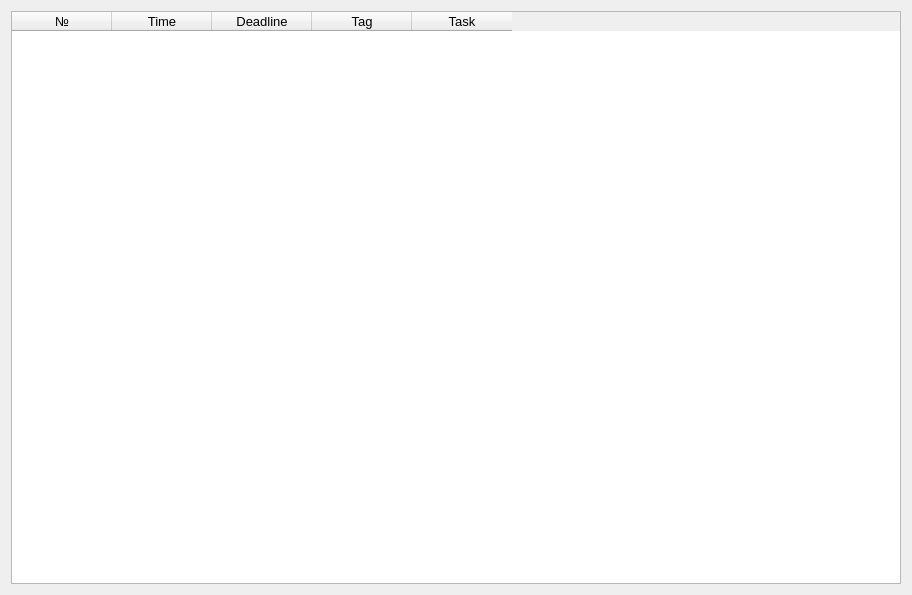
<?xml version="1.0" encoding="UTF-8"?>
<ui version="4.0">
 <class>archivefornotes</class>
 <widget class="QDialog" name="archivefornotes">
  <property name="geometry">
   <rect>
    <x>0</x>
    <y>0</y>
    <width>912</width>
    <height>595</height>
   </rect>
  </property>
  <property name="windowTitle">
   <string>Archive</string>
  </property>
  <layout class="QGridLayout" name="gridLayout">
   <item row="0" column="0">
    <widget class="QTableWidget" name="tableWidget">
     <property name="whatsThis">
      <string>&lt;html&gt;&lt;head/&gt;&lt;body&gt;&lt;p&gt;&lt;br/&gt;&lt;/p&gt;&lt;/body&gt;&lt;/html&gt;</string>
     </property>
     <property name="frameShape">
      <enum>QFrame::StyledPanel</enum>
     </property>
     <property name="frameShadow">
      <enum>QFrame::Sunken</enum>
     </property>
     <property name="dragEnabled">
      <bool>false</bool>
     </property>
     <property name="sortingEnabled">
      <bool>true</bool>
     </property>
     <property name="columnCount">
      <number>5</number>
     </property>
     <attribute name="horizontalHeaderMinimumSectionSize">
      <number>49</number>
     </attribute>
     <attribute name="horizontalHeaderDefaultSectionSize">
      <number>100</number>
     </attribute>
     <attribute name="verticalHeaderVisible">
      <bool>false</bool>
     </attribute>
     <attribute name="verticalHeaderMinimumSectionSize">
      <number>30</number>
     </attribute>
     <attribute name="verticalHeaderDefaultSectionSize">
      <number>30</number>
     </attribute>
     <attribute name="verticalHeaderHighlightSections">
      <bool>false</bool>
     </attribute>
     <column>
      <property name="text">
       <string>№</string>
      </property>
      <property name="font">
       <font>
        <family>MS Shell Dlg 2</family>
        <pointsize>10</pointsize>
       </font>
      </property>
     </column>
     <column>
      <property name="text">
       <string>Time</string>
      </property>
      <property name="font">
       <font>
        <family>MS Shell Dlg 2</family>
        <pointsize>10</pointsize>
       </font>
      </property>
     </column>
     <column>
      <property name="text">
       <string>Deadline</string>
      </property>
      <property name="font">
       <font>
        <pointsize>10</pointsize>
       </font>
      </property>
     </column>
     <column>
      <property name="text">
       <string>Tag</string>
      </property>
      <property name="font">
       <font>
        <pointsize>10</pointsize>
       </font>
      </property>
     </column>
     <column>
      <property name="text">
       <string>Task</string>
      </property>
      <property name="font">
       <font>
        <pointsize>10</pointsize>
       </font>
      </property>
     </column>
    </widget>
   </item>
  </layout>
 </widget>
 <resources/>
 <connections/>
</ui>
